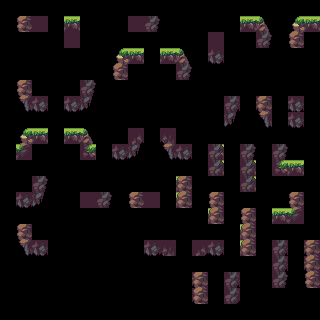

This game map was drawn from its Tiled (.tmx) file and the tilesets committed beside it. A one-line description and the full map source follow:
An orthogonal 20x20 tile map with 16x16 px tiles, 2 tile layers (input_rocks, output_rocks).

<map version="1.10" tiledversion="1.10.1" orientation="orthogonal" renderorder="right-down" width="20" height="20" tilewidth="16" tileheight="16" infinite="0" nextlayerid="3" nextobjectid="1">
 <tileset firstgid="1" name="tileset" tilewidth="16" tileheight="16" tilecount="2652" columns="39">
  <image source="../tilesets/tileset.png" width="624" height="1088" />
 </tileset>
 <layer id="1" name="input_rocks" width="20" height="20">
  <data encoding="csv">
0,0,0,0,0,0,0,0,0,0,0,0,0,0,0,0,0,0,0,0,
0,120,0,0,44,0,0,0,0,125,0,0,0,0,0,44,0,0,0,44,
0,0,0,0,0,0,0,0,0,0,0,0,0,0,0,0,125,0,120,0,
0,0,0,0,0,0,0,0,44,0,44,0,0,240,0,0,0,0,0,0,
0,0,0,0,0,0,0,81,0,0,0,86,0,0,0,0,0,0,0,0,
0,120,0,0,0,125,0,0,0,0,0,0,0,0,0,0,0,0,0,0,
0,0,240,0,240,0,0,0,0,0,0,0,0,0,240,0,240,0,240,0,
0,0,0,0,0,0,0,0,0,0,0,0,0,0,203,0,238,0,240,0,
0,0,44,0,44,0,0,0,240,0,240,0,0,0,0,0,0,0,0,0,
0,44,0,0,0,44,0,240,0,0,0,240,0,85,0,125,0,125,0,0,
0,0,0,0,0,0,0,0,0,0,0,0,0,44,0,44,0,44,44,0,
0,0,125,0,0,0,0,0,0,0,0,82,0,0,0,44,0,0,0,0,
0,240,0,0,0,125,125,0,120,120,0,44,0,120,0,0,0,0,120,0,
0,0,0,0,0,0,0,0,0,0,0,0,0,44,0,120,0,44,44,0,
0,120,0,0,0,0,0,0,0,0,0,0,0,0,0,44,0,0,0,0,
0,0,240,0,0,0,0,0,0,240,120,0,125,240,0,44,0,240,0,240,
0,0,0,0,0,0,0,0,0,0,0,0,0,0,0,0,0,240,0,240,
0,0,0,0,0,0,0,0,0,0,0,0,240,0,240,0,0,125,0,120,
0,0,0,0,0,0,0,0,0,0,0,0,199,0,202,0,0,0,0,0,
0,0,0,0,0,0,0,0,0,0,0,0,0,0,0,0,0,0,0,0
</data>
 </layer>
 <layer id="2" name="output_rocks" width="20" height="20">
  <data encoding="csv">
0,0,0,0,0,0,0,0,0,0,0,0,0,0,0,0,0,0,0,0,
0,0,84,0,0,0,0,0,84,0,0,0,0,0,0,0,46,0,81,0,
0,0,0,0,84,0,0,0,0,0,0,0,0,84,0,0,0,0,0,0,
0,0,0,0,0,0,0,81,0,0,0,86,0,0,0,0,0,0,0,0,
0,0,0,0,0,0,0,120,0,0,0,125,0,0,0,0,0,0,0,0,
0,0,0,0,0,0,0,0,0,0,0,0,0,0,0,0,0,0,0,0,
0,238,0,0,0,241,0,0,0,0,0,0,0,0,125,0,120,0,0,0,
0,0,0,0,0,0,0,0,0,0,0,0,0,0,0,0,0,0,0,0,
0,81,0,0,0,46,0,0,202,0,199,0,0,0,0,0,0,0,0,0,
0,82,0,0,0,85,0,0,241,0,238,0,0,125,0,0,0,0,0,0,
0,0,0,0,0,0,0,0,0,0,0,0,0,125,0,125,0,85,0,0,
0,0,0,0,0,0,0,0,0,0,0,120,0,0,0,125,0,0,0,0,
0,0,241,0,0,84,0,0,0,84,0,120,0,0,0,0,0,0,0,0,
0,0,0,0,0,0,0,0,0,0,0,0,0,120,0,0,0,0,82,0,
0,0,0,0,0,0,0,0,0,0,0,0,0,0,0,120,0,0,0,0,
0,238,0,0,0,0,0,0,0,0,199,0,202,0,0,120,0,125,0,120,
0,0,0,0,0,0,0,0,0,0,0,0,0,0,0,0,0,125,0,120,
0,0,0,0,0,0,0,0,0,0,0,0,120,0,125,0,0,0,0,0,
0,0,0,0,0,0,0,0,0,0,0,0,120,0,125,0,0,0,0,0,
0,0,0,0,0,0,0,0,0,0,0,0,0,0,0,0,0,0,0,0
</data>
 </layer>
</map>
